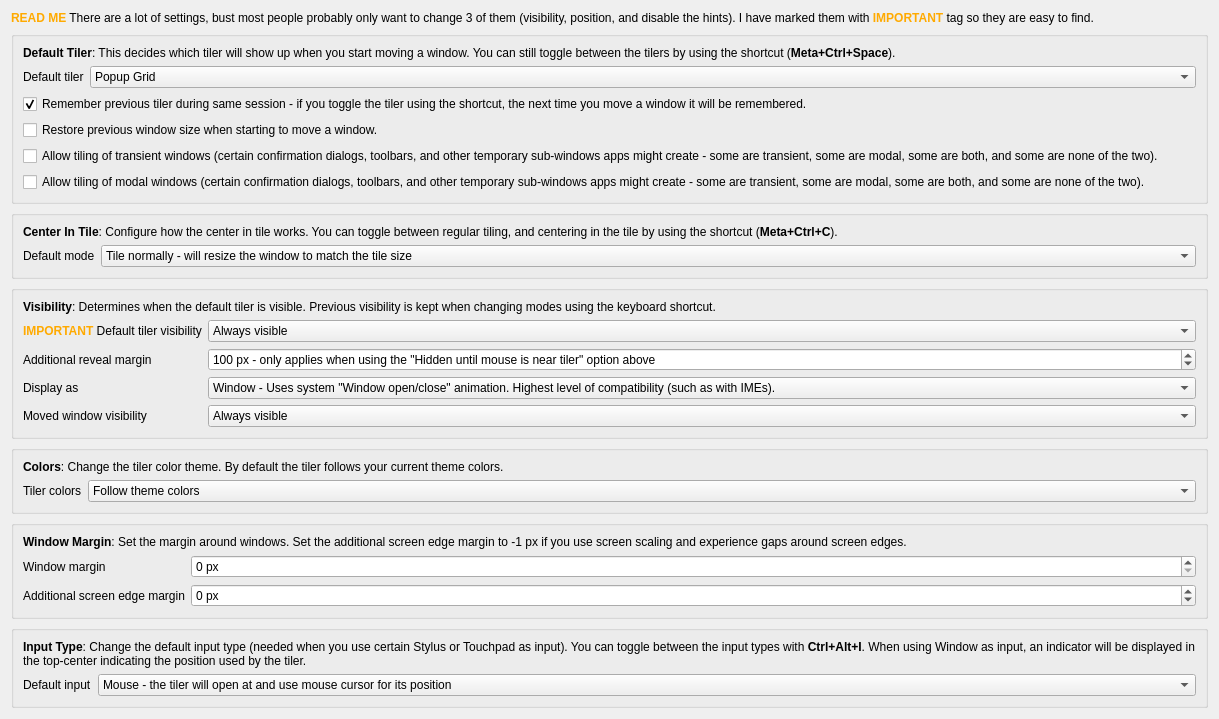
     <widget class="QWidget" name="tab_general">
      <attribute name="icon">
       <iconset theme="input-mouse"/>
      </attribute>
      <attribute name="title">
       <string>General</string>
      </attribute>
      <layout class="QVBoxLayout" name="verticalLayout_general">
       <item>
        <widget class="QLabel" name="label_84">
         <property name="text">
          <string>&lt;html&gt;&lt;head/&gt;&lt;body&gt;&lt;p&gt;&lt;span style=&quot; font-weight:700; color:#ffaa00;&quot;&gt;READ ME&lt;/span&gt; There are a lot of settings, bust most people probably only want to change 3 of them (visibility, position, and disable the hints). I have marked them with &lt;span style=&quot; font-weight:700; color:#ffaa00;&quot;&gt;IMPORTANT&lt;/span&gt; tag so they are easy to find.&lt;/p&gt;&lt;/body&gt;&lt;/html&gt;</string>
         </property>
         <property name="wordWrap">
          <bool>true</bool>
         </property>
        </widget>
       </item>
       <item>
        <widget class="QGroupBox" name="groupBox_defaultTiler">
         <property name="enabled">
          <bool>true</bool>
         </property>
         <property name="title">
          <string/>
         </property>
         <property name="alignment">
          <set>Qt::AlignmentFlag::AlignLeading|Qt::AlignmentFlag::AlignLeft|Qt::AlignmentFlag::AlignTop</set>
         </property>
         <property name="checkable">
          <bool>false</bool>
         </property>
         <layout class="QVBoxLayout" name="verticalLayout_restoreType">
          <item>
           <widget class="QLabel" name="label_restoreTypeExplanation">
            <property name="text">
             <string>&lt;html&gt;&lt;head/&gt;&lt;body&gt;&lt;p&gt;&lt;span style=&quot; font-weight:700;&quot;&gt;Default Tiler&lt;/span&gt;: This decides which tiler will show up when you start moving a window. You can still toggle between the tilers by using the shortcut (&lt;span style=&quot; font-weight:700;&quot;&gt;Meta+Ctrl+Space&lt;/span&gt;).&lt;/p&gt;&lt;/body&gt;&lt;/html&gt;</string>
            </property>
            <property name="wordWrap">
             <bool>true</bool>
            </property>
           </widget>
          </item>
          <item>
           <layout class="QFormLayout" name="formLayout_defaultTiler">
            <item row="0" column="1">
             <widget class="QComboBox" name="kcfg_defaultTiler">
              <property name="sizePolicy">
               <sizepolicy hsizetype="Expanding" vsizetype="Fixed">
                <horstretch>0</horstretch>
                <verstretch>0</verstretch>
               </sizepolicy>
              </property>
              <property name="currentText">
               <string>Popup Grid</string>
              </property>
              <property name="currentIndex">
               <number>0</number>
              </property>
              <item>
               <property name="text">
                <string>Popup Grid</string>
               </property>
              </item>
              <item>
               <property name="text">
                <string>Overlay</string>
               </property>
              </item>
             </widget>
            </item>
            <item row="0" column="0">
             <widget class="QLabel" name="label_defaultTiler">
              <property name="text">
               <string>Default tiler</string>
              </property>
             </widget>
            </item>
           </layout>
          </item>
          <item>
           <widget class="QCheckBox" name="kcfg_rememberTiler">
            <property name="enabled">
             <bool>true</bool>
            </property>
            <property name="text">
             <string>Remember previous tiler during same session - if you toggle the tiler using the shortcut, the next time you move a window it will be remembered.</string>
            </property>
            <property name="checked">
             <bool>true</bool>
            </property>
           </widget>
          </item>
          <item>
           <widget class="QCheckBox" name="kcfg_restoreSize">
            <property name="text">
             <string>Restore previous window size when starting to move a window.</string>
            </property>
           </widget>
          </item>
          <item>
           <widget class="QCheckBox" name="kcfg_allowTransient">
            <property name="text">
             <string>Allow tiling of transient windows (certain confirmation dialogs, toolbars, and other temporary sub-windows apps might create - some are transient, some are modal, some are both, and some are none of the two).</string>
            </property>
           </widget>
          </item>
          <item>
           <widget class="QCheckBox" name="kcfg_allowModal">
            <property name="text">
             <string>Allow tiling of modal windows (certain confirmation dialogs, toolbars, and other temporary sub-windows apps might create - some are transient, some are modal, some are both, and some are none of the two).</string>
            </property>
           </widget>
          </item>
         </layout>
        </widget>
       </item>
       <item>
        <widget class="QGroupBox" name="groupBox_12">
         <property name="title">
          <string/>
         </property>
         <layout class="QVBoxLayout" name="verticalLayout_20">
          <item>
           <widget class="QLabel" name="label_54">
            <property name="text">
             <string>&lt;html&gt;&lt;head/&gt;&lt;body&gt;&lt;p&gt;&lt;span style=&quot; font-weight:700;&quot;&gt;Center In Tile&lt;/span&gt;: Configure how the center in tile works. You can toggle between regular tiling, and centering in the tile by using the shortcut (&lt;span style=&quot; font-weight:700;&quot;&gt;Meta+Ctrl+C&lt;/span&gt;).&lt;/p&gt;&lt;/body&gt;&lt;/html&gt;</string>
            </property>
            <property name="wordWrap">
             <bool>true</bool>
            </property>
           </widget>
          </item>
          <item>
           <layout class="QFormLayout" name="formLayout_7">
            <item row="0" column="0">
             <widget class="QLabel" name="label_55">
              <property name="text">
               <string>Default mode</string>
              </property>
             </widget>
            </item>
            <item row="0" column="1">
             <widget class="QComboBox" name="kcfg_centerInTileMode">
              <property name="sizePolicy">
               <sizepolicy hsizetype="Expanding" vsizetype="Fixed">
                <horstretch>0</horstretch>
                <verstretch>0</verstretch>
               </sizepolicy>
              </property>
              <item>
               <property name="text">
                <string>Tile normally - will resize the window to match the tile size</string>
               </property>
              </item>
              <item>
               <property name="text">
                <string>Tile normally first time, then remember previous mode during same session</string>
               </property>
              </item>
              <item>
               <property name="text">
                <string>Center in tile - will only align center of window with center of tile without resizing the window (for instance to center a window on screen)</string>
               </property>
              </item>
              <item>
               <property name="text">
                <string>Center in tile first time, then remember previous mode during same session</string>
               </property>
              </item>
             </widget>
            </item>
           </layout>
          </item>
         </layout>
        </widget>
       </item>
       <item>
        <widget class="QGroupBox" name="groupBox_11">
         <property name="title">
          <string/>
         </property>
         <layout class="QVBoxLayout" name="verticalLayout_15">
          <item>
           <widget class="QLabel" name="label_22">
            <property name="text">
             <string>&lt;html&gt;&lt;head/&gt;&lt;body&gt;&lt;p&gt;&lt;span style=&quot; font-weight:700;&quot;&gt;Visibility&lt;/span&gt;: Determines when the default tiler is visible. Previous visibility is kept when changing modes using the keyboard shortcut.&lt;/p&gt;&lt;/body&gt;&lt;/html&gt;</string>
            </property>
            <property name="wordWrap">
             <bool>true</bool>
            </property>
           </widget>
          </item>
          <item>
           <layout class="QFormLayout" name="formLayout_4">
            <item row="0" column="0">
             <widget class="QLabel" name="label_23">
              <property name="text">
               <string>&lt;html&gt;&lt;head/&gt;&lt;body&gt;&lt;p&gt;&lt;span style=&quot; font-weight:700; color:#ffaa00;&quot;&gt;IMPORTANT&lt;/span&gt; Default tiler visibility&lt;/p&gt;&lt;/body&gt;&lt;/html&gt;</string>
              </property>
             </widget>
            </item>
            <item row="0" column="1">
             <widget class="QComboBox" name="kcfg_tilerVisibility">
              <property name="sizePolicy">
               <sizepolicy hsizetype="Expanding" vsizetype="Fixed">
                <horstretch>0</horstretch>
                <verstretch>0</verstretch>
               </sizepolicy>
              </property>
              <item>
               <property name="text">
                <string>Always visible</string>
               </property>
              </item>
              <item>
               <property name="text">
                <string>Only visible if window is dragged right away (otherwise will remain hidden - mouse pointer change is a good indication that it is safe to drag)</string>
               </property>
              </item>
              <item>
               <property name="text">
                <string>Hidden until toggled on by shortcut (Meta+Space by default)</string>
               </property>
              </item>
              <item>
               <property name="text">
                <string>Hidden until mouse is near tiler (only works for Popup Grid mode)</string>
               </property>
              </item>
              <item>
               <property name="text">
                <string>Hidden if window is dragged right away (otherwise will appear if you click and hold - Firefox is not compatible with this mode and you need to press Meta+Space to show the tiler)</string>
               </property>
              </item>
             </widget>
            </item>
            <item row="1" column="0">
             <widget class="QLabel" name="label_48">
              <property name="text">
               <string>Additional reveal margin</string>
              </property>
             </widget>
            </item>
            <item row="1" column="1">
             <widget class="QSpinBox" name="kcfg_revealMargin">
              <property name="sizePolicy">
               <sizepolicy hsizetype="Expanding" vsizetype="Fixed">
                <horstretch>0</horstretch>
                <verstretch>0</verstretch>
               </sizepolicy>
              </property>
              <property name="suffix">
               <string> px - only applies when using the &quot;Hidden until mouse is near tiler&quot; option above</string>
              </property>
              <property name="maximum">
               <number>2000</number>
              </property>
              <property name="singleStep">
               <number>10</number>
              </property>
              <property name="value">
               <number>100</number>
              </property>
             </widget>
            </item>
            <item row="3" column="0">
             <widget class="QLabel" name="label_43">
              <property name="text">
               <string>Moved window visibility</string>
              </property>
             </widget>
            </item>
            <item row="3" column="1">
             <widget class="QComboBox" name="kcfg_windowVisibility">
              <property name="sizePolicy">
               <sizepolicy hsizetype="Expanding" vsizetype="Fixed">
                <horstretch>0</horstretch>
                <verstretch>0</verstretch>
               </sizepolicy>
              </property>
              <item>
               <property name="text">
                <string>Always visible</string>
               </property>
              </item>
              <item>
               <property name="text">
                <string>Hidden while tiler is visible</string>
               </property>
              </item>
              <item>
               <property name="text">
                <string>Hidden while above tiler</string>
               </property>
              </item>
             </widget>
            </item>
            <item row="2" column="0">
             <widget class="QLabel" name="label_109">
              <property name="text">
               <string>Display as</string>
              </property>
             </widget>
            </item>
            <item row="2" column="1">
             <widget class="QComboBox" name="kcfg_displayAs">
              <property name="sizePolicy">
               <sizepolicy hsizetype="Expanding" vsizetype="Fixed">
                <horstretch>0</horstretch>
                <verstretch>0</verstretch>
               </sizepolicy>
              </property>
              <item>
               <property name="text">
                <string>Window - Uses system &quot;Window open/close&quot; animation. Highest level of compatibility (such as with IMEs).</string>
               </property>
              </item>
              <item>
               <property name="text">
                <string>Popup - Shows the tiler without additional system animations. Might cause issues with IMEs (if you use Asian languages) and possibly other features.</string>
               </property>
              </item>
             </widget>
            </item>
           </layout>
          </item>
         </layout>
        </widget>
       </item>
       <item>
        <widget class="QGroupBox" name="groupBox_6">
         <property name="title">
          <string/>
         </property>
         <layout class="QVBoxLayout" name="verticalLayout_14">
          <item>
           <widget class="QLabel" name="label_42">
            <property name="text">
             <string>&lt;html&gt;&lt;head/&gt;&lt;body&gt;&lt;p&gt;&lt;span style=&quot; font-weight:700;&quot;&gt;Colors&lt;/span&gt;: Change the tiler color theme. By default the tiler follows your current theme colors.&lt;/p&gt;&lt;/body&gt;&lt;/html&gt;</string>
            </property>
           </widget>
          </item>
          <item>
           <layout class="QFormLayout" name="formLayout_3">
            <item row="0" column="0">
             <widget class="QLabel" name="label_37">
              <property name="text">
               <string>Tiler colors</string>
              </property>
             </widget>
            </item>
            <item row="0" column="1">
             <widget class="QComboBox" name="kcfg_theme">
              <property name="sizePolicy">
               <sizepolicy hsizetype="Expanding" vsizetype="Fixed">
                <horstretch>0</horstretch>
                <verstretch>0</verstretch>
               </sizepolicy>
              </property>
              <item>
               <property name="text">
                <string>Follow theme colors</string>
               </property>
              </item>
              <item>
               <property name="text">
                <string>Alpha test blue</string>
               </property>
              </item>
              <item>
               <property name="text">
                <string>Orange</string>
               </property>
              </item>
              <item>
               <property name="text">
                <string>Red (light background)</string>
               </property>
              </item>
              <item>
               <property name="text">
                <string>Red (dark background)</string>
               </property>
              </item>
              <item>
               <property name="text">
                <string>Lime green</string>
               </property>
              </item>
              <item>
               <property name="text">
                <string>Purple</string>
               </property>
              </item>
              <item>
               <property name="text">
                <string>Green</string>
               </property>
              </item>
              <item>
               <property name="text">
                <string>Yellow</string>
               </property>
              </item>
              <item>
               <property name="text">
                <string>Blue</string>
               </property>
              </item>
             </widget>
            </item>
           </layout>
          </item>
         </layout>
        </widget>
       </item>
       <item>
        <widget class="QGroupBox" name="groupBox">
         <property name="enabled">
          <bool>true</bool>
         </property>
         <property name="title">
          <string/>
         </property>
         <layout class="QVBoxLayout" name="verticalLayout_9">
          <item>
           <widget class="QLabel" name="label_28">
            <property name="text">
             <string>&lt;html&gt;&lt;head/&gt;&lt;body&gt;&lt;p&gt;&lt;span style=&quot; font-weight:700;&quot;&gt;Window Margin&lt;/span&gt;: Set the margin around windows. Set the additional screen edge margin to -1 px if you use screen scaling and experience gaps around screen edges.&lt;/p&gt;&lt;/body&gt;&lt;/html&gt;</string>
            </property>
            <property name="wordWrap">
             <bool>true</bool>
            </property>
           </widget>
          </item>
          <item>
           <layout class="QFormLayout" name="formLayout">
            <item row="0" column="0">
             <widget class="QLabel" name="label_27">
              <property name="text">
               <string>Window margin</string>
              </property>
             </widget>
            </item>
            <item row="0" column="1">
             <widget class="QSpinBox" name="kcfg_tileMargin">
              <property name="sizePolicy">
               <sizepolicy hsizetype="MinimumExpanding" vsizetype="Fixed">
                <horstretch>0</horstretch>
                <verstretch>0</verstretch>
               </sizepolicy>
              </property>
              <property name="suffix">
               <string> px</string>
              </property>
              <property name="maximum">
               <number>100</number>
              </property>
              <property name="singleStep">
               <number>1</number>
              </property>
              <property name="stepType">
               <enum>QAbstractSpinBox::StepType::DefaultStepType</enum>
              </property>
             </widget>
            </item>
            <item row="1" column="0">
             <widget class="QLabel" name="label_8">
              <property name="text">
               <string>Additional screen edge margin</string>
              </property>
             </widget>
            </item>
            <item row="1" column="1">
             <widget class="QSpinBox" name="kcfg_screenMargin">
              <property name="sizePolicy">
               <sizepolicy hsizetype="MinimumExpanding" vsizetype="Fixed">
                <horstretch>0</horstretch>
                <verstretch>0</verstretch>
               </sizepolicy>
              </property>
              <property name="suffix">
               <string> px</string>
              </property>
              <property name="minimum">
               <number>-5</number>
              </property>
              <property name="maximum">
               <number>100</number>
              </property>
             </widget>
            </item>
           </layout>
          </item>
         </layout>
        </widget>
       </item>
       <item>
        <widget class="QGroupBox" name="groupBox_9">
         <property name="title">
          <string/>
         </property>
         <layout class="QVBoxLayout" name="verticalLayout_18">
          <item>
           <widget class="QLabel" name="label_44">
            <property name="text">
             <string>&lt;html&gt;&lt;head/&gt;&lt;body&gt;&lt;p&gt;&lt;span style=&quot; font-weight:700;&quot;&gt;Input Type&lt;/span&gt;: Change the default input type (needed when you use certain Stylus or Touchpad as input). You can toggle between the input types with &lt;span style=&quot; font-weight:700;&quot;&gt;Ctrl+Alt+I&lt;/span&gt;. When using Window as input, an indicator will be displayed in the top-center indicating the position used by the tiler.&lt;/p&gt;&lt;/body&gt;&lt;/html&gt;</string>
            </property>
            <property name="wordWrap">
             <bool>true</bool>
            </property>
           </widget>
          </item>
          <item>
           <layout class="QFormLayout" name="formLayout_6">
            <item row="0" column="0">
             <widget class="QLabel" name="label_45">
              <property name="text">
               <string>Default input</string>
              </property>
             </widget>
            </item>
            <item row="0" column="1">
             <widget class="QComboBox" name="kcfg_defaultInput">
              <property name="sizePolicy">
               <sizepolicy hsizetype="Expanding" vsizetype="Fixed">
                <horstretch>0</horstretch>
                <verstretch>0</verstretch>
               </sizepolicy>
              </property>
              <item>
               <property name="text">
                <string>Mouse - the tiler will open at and use mouse cursor for its position</string>
               </property>
              </item>
              <item>
               <property name="text">
                <string>Window - (use for Stylus or Touch input) the tiler will open at and use window top-center for its position</string>
               </property>
              </item>
             </widget>
            </item>
           </layout>
          </item>
         </layout>
        </widget>
       </item>
       <item>
        <spacer name="verticalSpacer_general">
         <property name="orientation">
          <enum>Qt::Orientation::Vertical</enum>
         </property>
         <property name="sizeType">
          <enum>QSizePolicy::Policy::MinimumExpanding</enum>
         </property>
         <property name="sizeHint" stdset="0">
          <size>
           <width>0</width>
           <height>0</height>
          </size>
         </property>
        </spacer>
       </item>
      </layout>
      <zorder>verticalSpacer_general</zorder>
      <zorder>groupBox_defaultTiler</zorder>
      <zorder>groupBox</zorder>
      <zorder>groupBox_6</zorder>
      <zorder>groupBox_11</zorder>
      <zorder>groupBox_9</zorder>
      <zorder>groupBox_12</zorder>
      <zorder>label_84</zorder>
     </widget>
